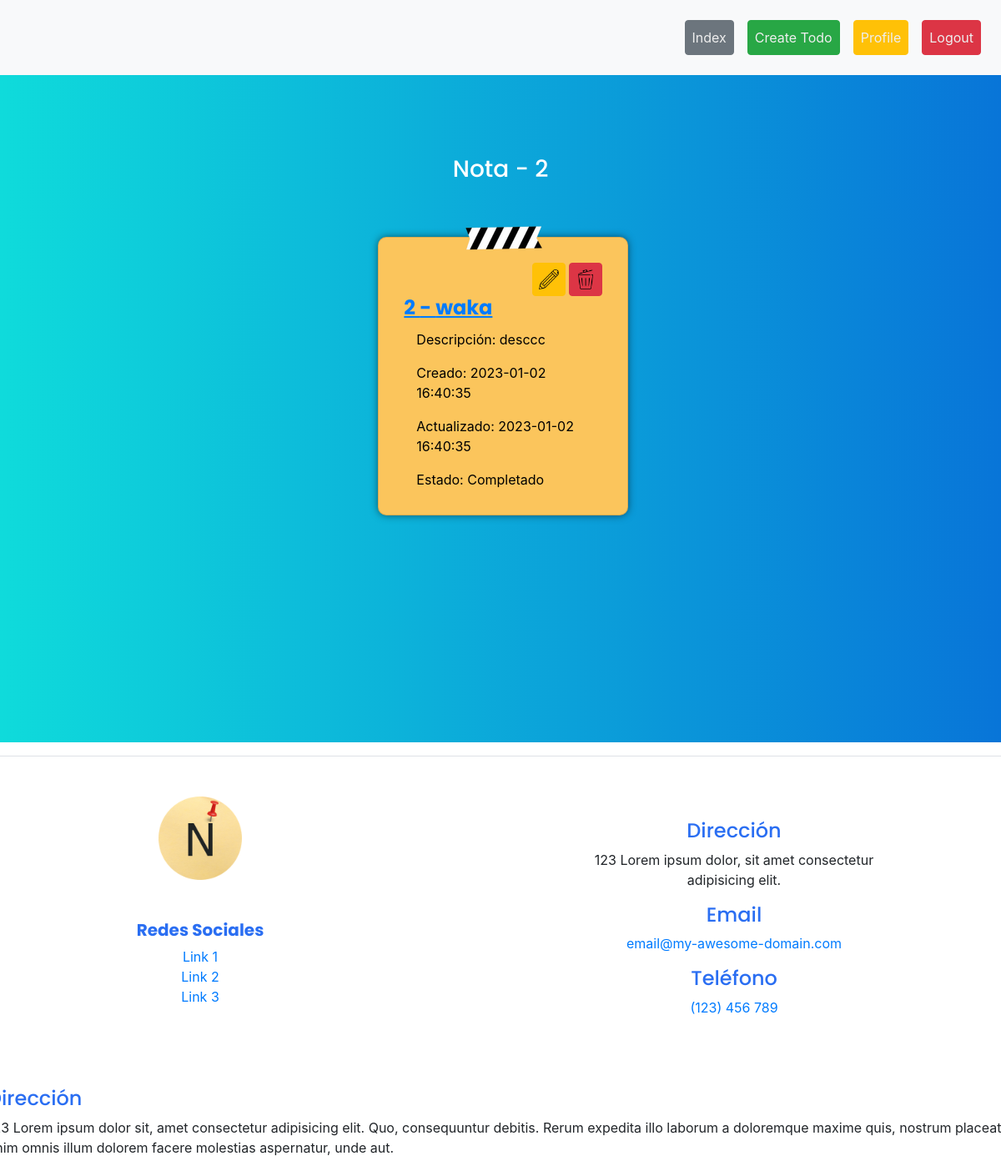
Screenshot of /todos/2 (signed in) with the database file from the repository.
### tables this page shows
CREATE TABLE todos (
            Id INTEGER PRIMARY KEY AUTOINCREMENT,
            Title TEXT,
            Description TEXT,
            Done INTEGER,
            CreateAt DATETIME DEFAULT CURRENT_TIMESTAMP,
            ModifiedAt DATETIME DEFAULT CURRENT_TIMESTAMP,
            DueDate DATETIME DEFAULT CURRENT_TIMESTAMP,
            UserId INTEGER,
            FOREIGN KEY(UserId) REFERENCES users(Id)
            );

### routes.py (the view)
@app.route("/todos/<int:id>")
def get_todo(id):
    todo = read_todo_by_id(db_name, todos_table, id)
    if todo != sql.Error:
        return render_template('todo.html', todo = todo, logged_in = session['id'])
    return f"Todo {id}"

### utils.py (called while the page is built)
def read_todo_by_id(db_name : str, db_table : str, id: int):
    query = f"SELECT * FROM {db_table} WHERE id = {id}"
    response = send_query_with_response(db_name, query)
    return response

def connect_database(db_name : str):
    connection = sql.connect(db_name)
    cursor =  connection.cursor() # cursor
    return connection, cursor

def send_query_with_response(db_name : str, query : str, isAll : bool = False):
    try:
        con, c = connect_database(db_name)
        c.execute(query)
        if isAll:
            question = c.fetchall()
        else:
            question = c.fetchone()
        con.commit() # apply changes
        return question
    except con.Error as err: # if error
        return err
    finally:
        con.close() # close the connection

### templates/todo.html
{% extends 'base.html' %}
{% block main %}
<section id="todos" class="bg-gradient-blue py-5">
    <h2 class="text-white text-center my-5">Nota - {{ todo[0] }}</h2>
    <div class="d-flex col-10 justify-content-center align-items-center mx-auto">
        <div class="col-4 my-2">
            <div class="card post-it post-it-large my-2 mx-auto">
                <div class="card-body">
                    <div class="row">
                        <div class="d-flex col justify-content-end">
                            <a href="{{ url_for('update_todo', id=todo[0]) }}" class="btn btn-warning p-1 ml-1"><img width="30" src="{{ url_for('static', filename='/imgs/iconos/pencil-black.png') }}"></a>
                            <a href="{{ url_for('delete_todo', id=todo[0]) }}" class="btn btn-danger p-1 ml-1"><img width="30" src="{{ url_for('static', filename='/imgs/iconos/bin-black.png') }}"></a>
                        </div>
                    </div>
                    <h5 class="card-title"><a class="card-link" href="{{url_for('get_todo', id=todo[0])}}">{{todo[0]}} - {{ todo[1] }}</a></h5>
                    <div class="container">
                        <p class="card-text">Descripción: {{ todo[2] }}</p>
                        <p class="card-text">Creado: {{ todo[4] }}</p>
                        <p class="card-text">Actualizado: {{ todo[5] }}</p>
                        <p class="card-text">Estado: {% if todo[3] == 0 %} Pendiente {% else %} Completado {% endif %}</p>
                    </div>
                </div>
            </div>
        </div>
    </div>
</section>
{% endblock %}

### static/css/styles.css (style rules this page uses)
:root { --clr-yellow-primary: #FBC55C; --clr-yellow-secondary:#F4A64E; --clr-yellow-claro: #FFD29F; --clr-yellow-oscuro: #B16510; --clr-blue-secondary: #2A6EF2; --clr-blue-primary: #4452A7; --clr-blue-claro: #919BD8; --clr-blue-oscuro: #19267A; --clr-green-primary: #38AF68; --clr-turquoise: #0FDBDB; --clr-blue: #0875d8; --font-primary: 'Poppins', sans-serif; --font-secundary: 'Tomorrow', sans-serif; }
body, html { margin: 0; padding: 0; background-color: white; }
h2 { font-size: 1.75rem; }
h3, h4, h5, h6 { font-size: 1.5rem; color: var(--clr-blue-secondary); }
h1,h2,h3,h4,h5,h6 { font-family: var(--font-primary); }
.post-it::before { content: url('../imgs/cinta-100x50-no-bg-larger.png'); position: absolute; top: -25px; left: calc(50% - 50px); }
.post-it { background-color: var(--clr-yellow-primary); border-radius: 10px; padding: 10px; margin: 10px; width: 300px; height: 250px; box-shadow: 0 0 10px rgba(0,0,0,0.5); color: black; }
.post-it a { text-decoration: underline; font-weight: 700; }
.post-it-large { height: unset; }
.bg-gradient-blue { color:white; background: linear-gradient(to right, var(--clr-turquoise), var(--clr-blue)); height: 100vh; }

### rows the page displays
todos: Id "2", Title "waka", Description "desccc", CreateAt "2023-01-02 16:40:35", ModifiedAt "2023-01-02 16:40:35"
